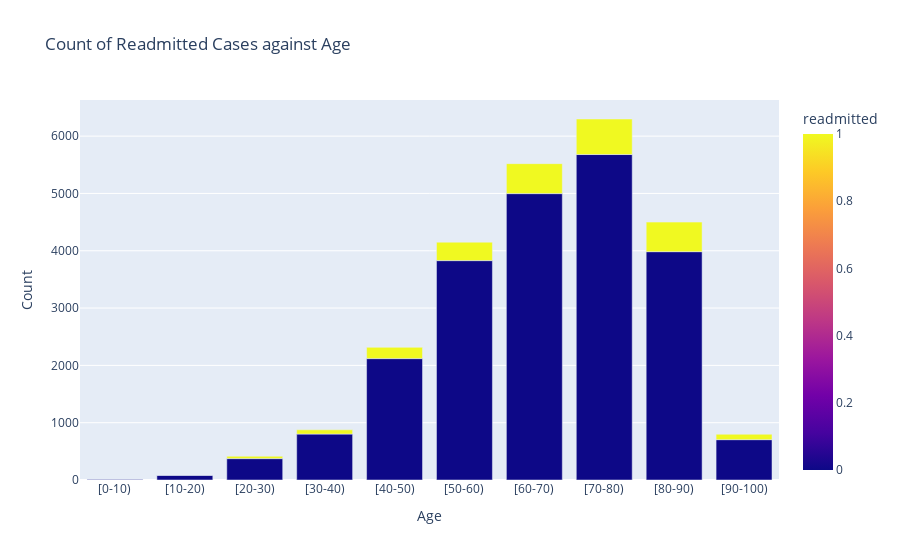

The code cell stored with this chart in its notebook:
### Markdown cell above
#### Plot the count of number of readmitted cases against age.

### Code cell
# Group the data by age and readmitted status and count the occurrences
grouped_df = df.groupby(['age', 'readmitted']).size().reset_index(name='count')

# Create an interactive bar plot using Plotly Express
fig = px.bar(grouped_df, x='age', y='count', color='readmitted',
             title='Count of Readmitted Cases against Age',
             labels={'count': 'Count', 'age': 'Age'},
             color_discrete_map={'NO': 'lightblue', '>30': 'lightgreen', '<30': 'lightcoral'})

fig.update_layout(xaxis_title='Age', yaxis_title='Count')
fig.show()

### Figure 1 — Plotly figure (JSON) as saved in the notebook; plotly's stock layout.template omitted (floating-point values rounded to 4 significant figures)
{"data": [{"alignmentgroup": "True", "hovertemplate": "Age=%{x}<br>Count=%{y}<br>readmitted=%{marker.color}<extra></extra>", "legendgroup": "", "marker": {"color": [0, 0, 1, 0, 1, 0, 1, 0, 1, 0, 1, 0, 1, 0, 1, 0, 1, 0, 1], "coloraxis": "coloraxis", "pattern": {"shape": ""}}, "name": "", "offsetgroup": "", "orientation": "v", "showlegend": false, "textposition": "auto", "type": "bar", "x": ["[0-10)", "[10-20)", "[10-20)", "[20-30)", "[20-30)", "[30-40)", "[30-40)", "[40-50)", "[40-50)", "[50-60)", "[50-60)", "[60-70)", "[60-70)", "[70-80)", "[70-80)", "[80-90)", "[80-90)", "[90-100)", "[90-100)"], "xaxis": "x", "y": [7, 82, 1, 373, 41, 801, 75, 2118, 197, 3828, 322, 4997, 523, 5679, 620, 3984, 516, 704, 94], "yaxis": "y"}], "layout": {"barmode": "relative", "coloraxis": {"colorbar": {"title": {"text": "readmitted"}}, "colorscale": [[0, "#0d0887"], [0.1111, "#46039f"], [0.2222, "#7201a8"], [0.3333, "#9c179e"], [0.4444, "#bd3786"], [0.5556, "#d8576b"], [0.6667, "#ed7953"], [0.7778, "#fb9f3a"], [0.8889, "#fdca26"], [1, "#f0f921"]]}, "legend": {"tracegroupgap": 0}, "title": {"text": "Count of Readmitted Cases against Age"}, "xaxis": {"anchor": "y", "domain": [0, 1], "title": {"text": "Age"}}, "yaxis": {"anchor": "x", "domain": [0, 1], "title": {"text": "Count"}}}}
